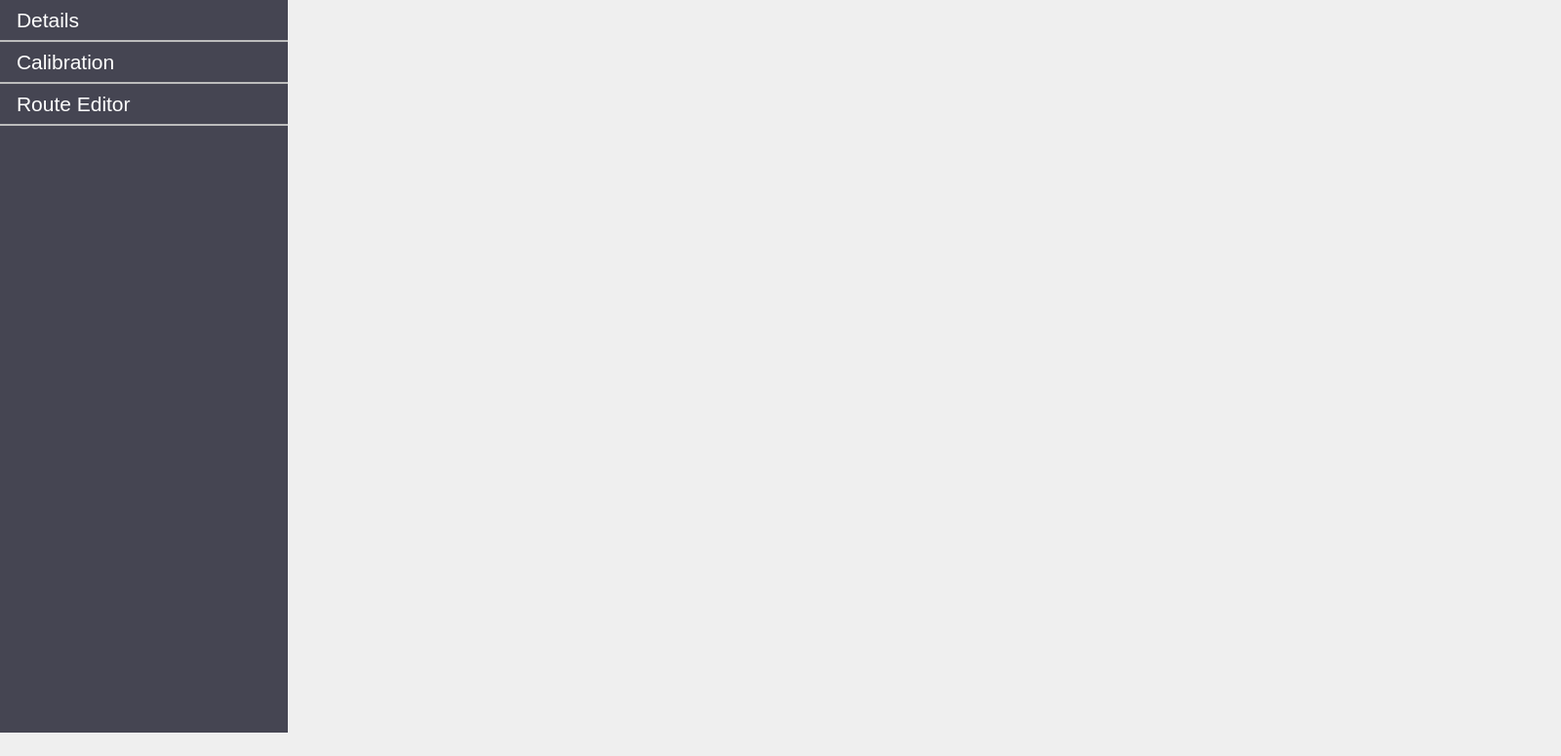
<?xml version="1.0" encoding="UTF-8"?>
<ui version="4.0">
 <class>DeviceView</class>
 <widget class="QWidget" name="DeviceView">
  <property name="geometry">
   <rect>
    <x>0</x>
    <y>0</y>
    <width>1600</width>
    <height>775</height>
   </rect>
  </property>
  <property name="sizePolicy">
   <sizepolicy hsizetype="Fixed" vsizetype="Fixed">
    <horstretch>0</horstretch>
    <verstretch>0</verstretch>
   </sizepolicy>
  </property>
  <property name="minimumSize">
   <size>
    <width>1600</width>
    <height>775</height>
   </size>
  </property>
  <property name="maximumSize">
   <size>
    <width>1600</width>
    <height>775</height>
   </size>
  </property>
  <property name="font">
   <font>
    <family>Tw Cen MT</family>
   </font>
  </property>
  <property name="windowTitle">
   <string>Form</string>
  </property>
  <property name="styleSheet">
   <string notr="true">QListWidget { 
	background-color: rgb(69, 69, 82); 
	alternate-background-color: rgb(39, 39, 52);
	selection-background-color: rgb(90, 90, 121); 
	border: 0px;
	border-right: 0px;
	padding-right: 0px;
	margin-right: 0px;
}

QListWidget::item { 
	padding-top: 8px;
	padding-bottom: 8px;
	padding-left: 24px;
	color: white; 
	border-bottom: 2px solid rgb(188, 188, 188);
}

QListWidget::item:hover { background-color: rgb(90, 90, 121); }

QListWidget::item:selected { background-color: rgb(90, 90, 121); }

QStackedWidget { margin-left: 0px; padding-left: 0px }</string>
  </property>
  <widget class="QWidget" name="layoutWidget">
   <property name="geometry">
    <rect>
     <x>-10</x>
     <y>0</y>
     <width>1611</width>
     <height>771</height>
    </rect>
   </property>
   <layout class="QGridLayout" name="deviceGridLayout">
    <item row="0" column="0">
     <widget class="QListWidget" name="navigationListWidget">
      <property name="sizePolicy">
       <sizepolicy hsizetype="Minimum" vsizetype="Expanding">
        <horstretch>0</horstretch>
        <verstretch>0</verstretch>
       </sizepolicy>
      </property>
      <property name="minimumSize">
       <size>
        <width>305</width>
        <height>0</height>
       </size>
      </property>
      <property name="font">
       <font>
        <family>Tw Cen MT</family>
        <pointsize>14</pointsize>
       </font>
      </property>
      <property name="showDropIndicator" stdset="0">
       <bool>true</bool>
      </property>
      <property name="selectionBehavior">
       <enum>QAbstractItemView::SelectRows</enum>
      </property>
      <item>
       <property name="text">
        <string>Details</string>
       </property>
       <property name="font">
        <font>
         <family>Segoe UI</family>
         <pointsize>16</pointsize>
        </font>
       </property>
      </item>
      <item>
       <property name="text">
        <string>Calibration</string>
       </property>
       <property name="font">
        <font>
         <family>Segoe UI</family>
         <pointsize>16</pointsize>
        </font>
       </property>
       <property name="background">
        <brush brushstyle="NoBrush">
         <color alpha="255">
          <red>0</red>
          <green>0</green>
          <blue>0</blue>
         </color>
        </brush>
       </property>
      </item>
      <item>
       <property name="text">
        <string>Route Editor</string>
       </property>
       <property name="font">
        <font>
         <family>Segoe UI</family>
         <pointsize>16</pointsize>
        </font>
       </property>
      </item>
     </widget>
    </item>
    <item row="1" column="0" colspan="2">
     <spacer name="verticalSpacer">
      <property name="orientation">
       <enum>Qt::Vertical</enum>
      </property>
      <property name="sizeType">
       <enum>QSizePolicy::Fixed</enum>
      </property>
      <property name="sizeHint" stdset="0">
       <size>
        <width>20</width>
        <height>20</height>
       </size>
      </property>
     </spacer>
    </item>
    <item row="0" column="1">
     <widget class="QStackedWidget" name="stackedWidget">
      <widget class="QWidget" name="detailsWidget">
       <widget class="QWidget" name="gridLayoutWidget">
        <property name="geometry">
         <rect>
          <x>0</x>
          <y>0</y>
          <width>1291</width>
          <height>751</height>
         </rect>
        </property>
        <layout class="QGridLayout" name="gridLayout"/>
       </widget>
      </widget>
      <widget class="QWidget" name="calibrationWidget">
       <widget class="QWidget" name="gridLayoutWidget_2">
        <property name="geometry">
         <rect>
          <x>0</x>
          <y>0</y>
          <width>1291</width>
          <height>741</height>
         </rect>
        </property>
        <layout class="QGridLayout" name="gridLayout_2"/>
       </widget>
      </widget>
      <widget class="QWidget" name="routeWidget">
       <widget class="QWidget" name="gridLayoutWidget_3">
        <property name="geometry">
         <rect>
          <x>0</x>
          <y>0</y>
          <width>1291</width>
          <height>731</height>
         </rect>
        </property>
        <layout class="QGridLayout" name="gridLayout_3"/>
       </widget>
      </widget>
     </widget>
    </item>
   </layout>
  </widget>
 </widget>
 <resources/>
 <connections/>
</ui>
